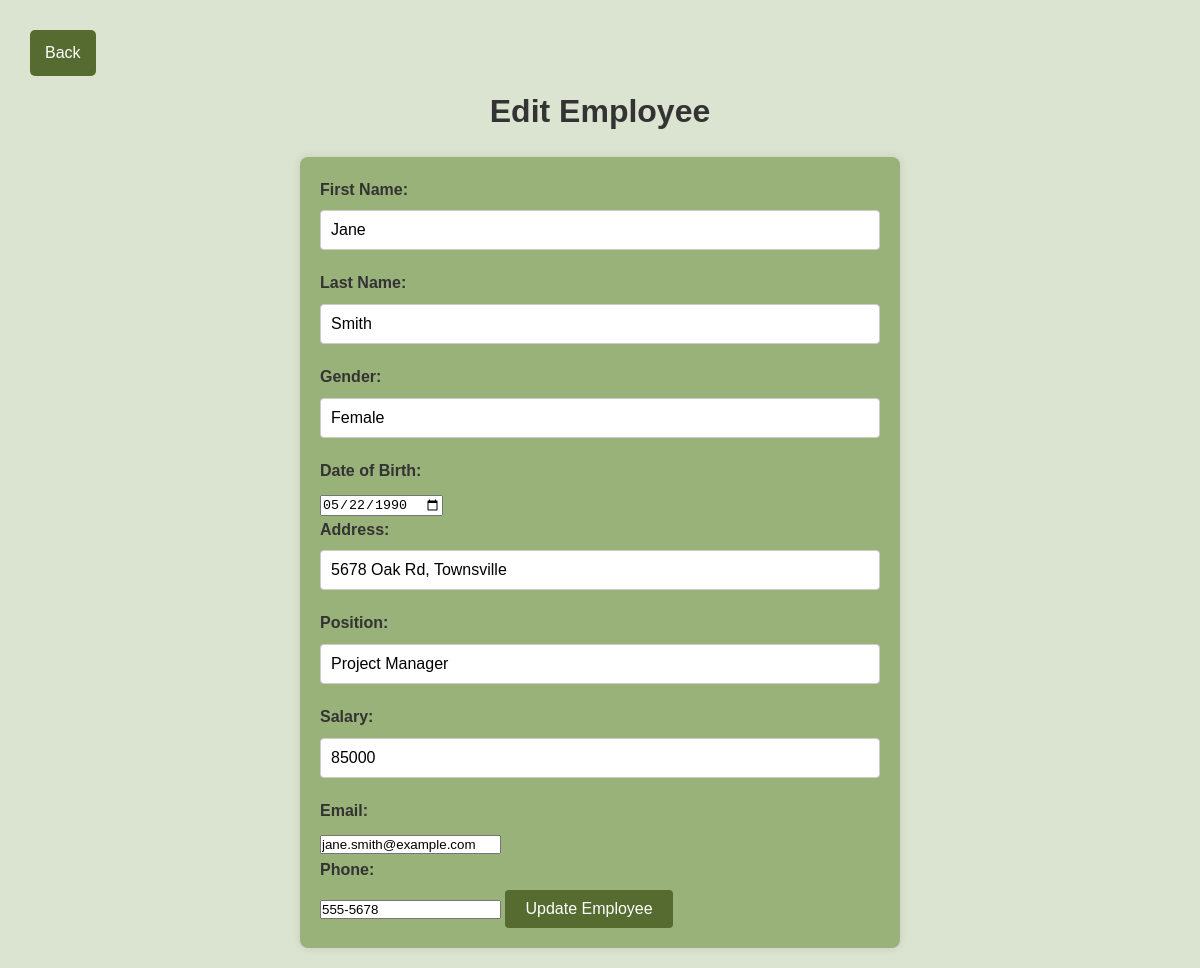
/Employee_Database/edit.php?id=2, run on an earlier commit of the app's database.
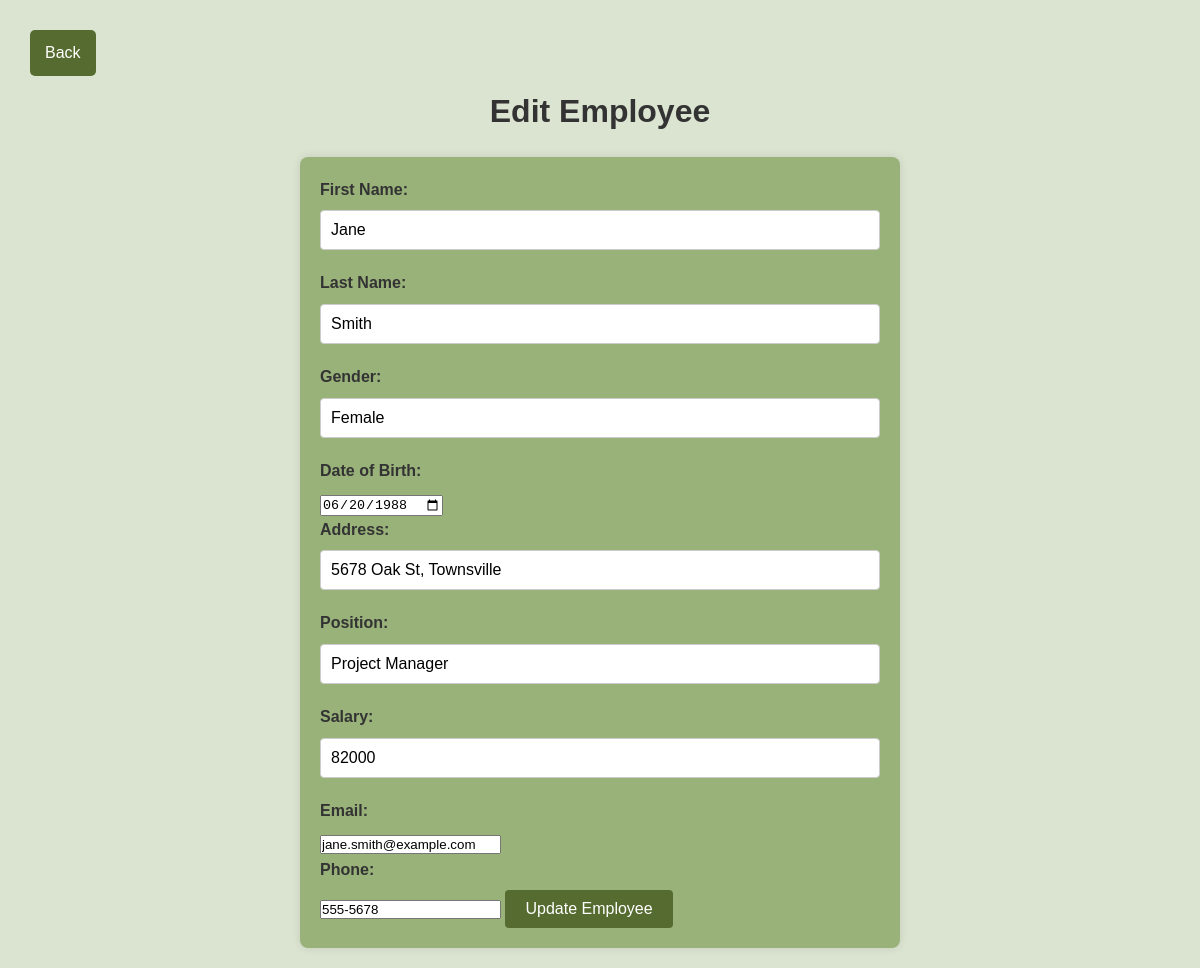
And on a later commit of the database.
### tables this page shows
CREATE TABLE `employee_data` (
  `id` int(11) NOT NULL AUTO_INCREMENT,
  `Fname` varchar(255) NOT NULL,
  `Lname` varchar(255) NOT NULL,
  `gender` varchar(255) NOT NULL,
  `date_birth` date NOT NULL,
  `Address` varchar(255) NOT NULL,
  `position` varchar(255) NOT NULL,
  `salary` decimal(10,0) NOT NULL,
  `email` varchar(255) NOT NULL,
  `phone` varchar(11) NOT NULL,
  PRIMARY KEY (`id`)
);

### Employee_Database/edit.php (the view, shortened to what this page needs)
<?php
include 'config.php';
if (isset($_GET['id'])) {
    $employee_id = (int)$_GET['id'];
    $sql = "SELECT * FROM employee_data WHERE id = ?";
    $stmt = $conn->prepare($sql);
    $stmt->bind_param("i", $employee_id);
    $stmt->execute();
    $result = $stmt->get_result();
    if ($result->num_rows > 0) {
        $employee = $result->fetch_assoc();
    } else {
        echo "Employee not found.";
        exit;
    }
} else {
    echo "No employee ID specified.";
    exit;
}
?>
<!DOCTYPE html>
<html lang="en">
<head>
    <link rel="stylesheet" href="../CSS/Edit.css">
</head>
<body>
    <div class="back-btn-container">
        <a class="back-btn" href="../Employee_Database/index.php">Back</a>
    </div>
    <h1>Edit Employee</h1>
    <form method="post" action="./edit.php?id=<?php echo $employee_id; ?>">
        <label for="fname">First Name:</label>
        <input type="text" name="fname" id="fname" value="<?php echo htmlspecialchars($employee['Fname'], ENT_QUOTES, 'UTF-8'); ?>" required>
        <label for="lname">Last Name:</label>
        <input type="text" name="lname" id="lname" value="<?php echo htmlspecialchars($employee['Lname'], ENT_QUOTES, 'UTF-8'); ?>" required>
        <label for="gender">Gender:</label>
        <input type="text" name="gender" id="gender" value="<?php echo htmlspecialchars($employee['gender'], ENT_QUOTES, 'UTF-8'); ?>" required>
        <label for="date_birth">Date of Birth:</label>
        <input type="date" name="date_birth" id="date_birth" value="<?php echo htmlspecialchars($employee['date_birth'], ENT_QUOTES, 'UTF-8'); ?>" required>
        <label for="Address">Address:</label>
        <input type="text" name="Address" id="Address" value="<?php echo htmlspecialchars($employee['Address'], ENT_QUOTES, 'UTF-8'); ?>" required>
        <label for="position">Position:</label>
        <input type="text" name="position" id="position" value="<?php echo htmlspecialchars($employee['position'], ENT_QUOTES, 'UTF-8'); ?>" required>
        <label for="salary">Salary:</label>
        <input type="number" name="salary" id="salary" value="<?php echo htmlspecialchars($employee['salary'], ENT_QUOTES, 'UTF-8'); ?>" required>
        <label for="email">Email:</label>
        <input type="email" name="email" id="email" value="<?php echo htmlspecialchars($employee['email'], ENT_QUOTES, 'UTF-8'); ?>" required>
        <label for="phone">Phone:</label>
        <input type="tel" name="phone" id="phone" value="<?php echo htmlspecialchars($employee['phone'], ENT_QUOTES, 'UTF-8'); ?>" required>
        <button type="submit" name="update_employee">Update Employee</button>
    </form>
</body>
</html>

### CSS/Edit.css (style rules this page uses)
body, h1, form, input, textarea, button { margin: 0; padding: 0; box-sizing: border-box; }
:root { --darkest-shade: #2a3417; --darker-shade: #3f4a22; --base-color: #556b2f; --lighter-tint: #758b4d; --lightest-tint: #99b27a; --extra-lightest-tint: #dbe4d0; }
body { font-family: Arial, sans-serif; background-color: var(--extra-lightest-tint); color: #333; line-height: 1.6; padding: 20px; }
h1 { text-align: center; color: #333; margin-bottom: 20px; }
form { max-width: 600px; margin: 0 auto; padding: 20px; background-color: var(--lightest-tint); border-radius: 8px; box-shadow: 0 0 10px rgba(0, 0, 0, 0.1); }
label { display: block; margin-bottom: 8px; font-weight: bold; }
input[type='text'], input[type='number'], textarea { width: 100%; padding: 10px; margin-bottom: 20px; border: 1px solid #ccc; border-radius: 4px; font-size: 16px; }
button { padding: 10px 20px; border: none; border-radius: 4px; background-color: darkolivegreen; color: #fff; font-size: 16px; cursor: pointer; }
.back-btn-container { margin: 10px 10px; }
.back-btn { display: inline-block; padding: 10px 15px; background-color: var(--base-color); color: white; text-align: center; text-decoration: none; border-radius: 5px; transition: background-color 0.3s; border: none; }

What changed in the data, as far as the page shows it:
changed employee_data "Jane": date_birth "05/22/1990" → "06/20/1988"; Address "5678 Oak Rd, Townsville" → "5678 Oak St, Townsville"; salary "85000" → "82000"
